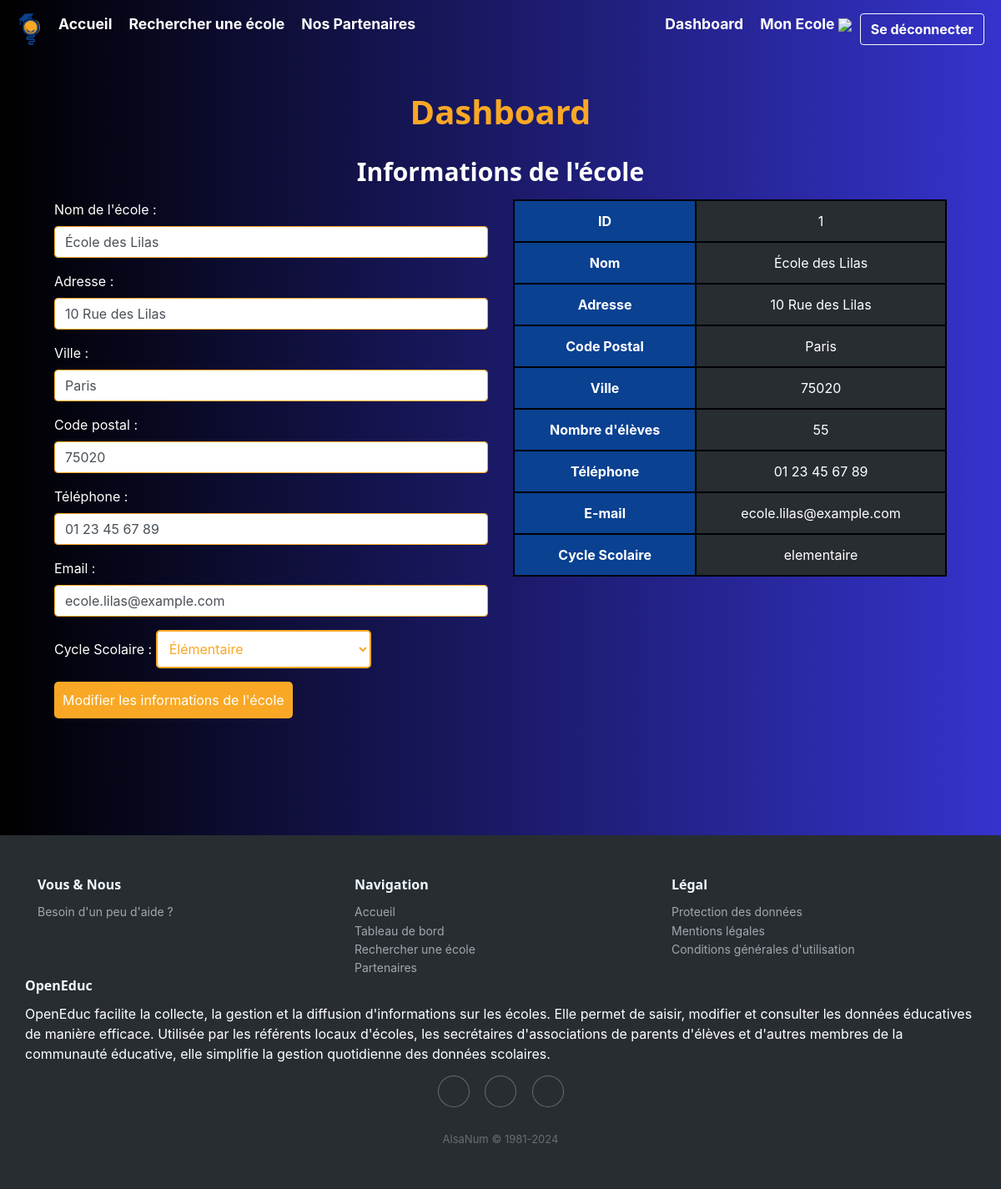
/dashboard/ecole (signed in), run on the app's committed database.
### tables this page shows
CREATE TABLE Ecole (
idEcole INTEGER PRIMARY KEY,
nomEcole VARCHAR(255),
Adresse VARCHAR(255),
Ville VARCHAR(288),
CodePostal VARCHAR(10),
nbEleves INT,
Telephone VARCHAR(15),
Email VARCHAR(255),
cycleScolaire TEXT CHECK( cycleScolaire IN ('maternelle','elementaire','college','lycee') )
);

### main.py (the view)
@app.route("/dashboard/ecole", methods=["POST", "GET"])
def referentEcole() :
    username = session.get("username")
    statut = session.get("statut")
    id = session.get('id')
    if request.method == "POST":
        conn = sqlite3.connect(bdd_name).cursor().execute("""
                                                        SELECT Ecole.idEcole
                                                        FROM Ecole, Utilisateur
                                                        WHERE Ecole.idEcole = Utilisateur.idEcole AND idUtilisateur=?
                                                        """, (id,) )
        MonEcoleID = conn.fetchall()[0][0]
        print(MonEcoleID)
        data = request.form
        nomEcole = data.get('nom_ecole')
        adresse = data.get('adresse')
        ville = data.get('ville')
        codePostal = data.get('codePostal')
        telephone = data.get('telephone')
        email = data.get('email')
        cycleScolaire = data.get('cycleScolaire')
        update_ecole(MonEcoleID, nomEcole, adresse, ville, codePostal, None, telephone, email, cycleScolaire)
        return redirect(request.url)
    else:
        if username is not None and statut == 0 :
            conn = sqlite3.connect(bdd_name).cursor().execute("""
                                                            SELECT Ecole.idEcole, nomEcole, Adresse, Ville, CodePostal, nbEleves, Telephone, Email, cycleScolaire
                                                            FROM Ecole, Utilisateur WHERE Ecole.idEcole = Utilisateur.idEcole AND idUtilisateur=?
                                                            """, (id,) )
            monEcole = conn.fetchall()[0]
            conn = sqlite3.connect(bdd_name).cursor().execute('SELECT SUM(Effectif) FROM Classe')
            nbEleves = conn.fetchall()[0][0]
            conn.close()
            return render_template("views/dashboard/referentEcole.html",
                                monEcole = monEcole,
                                nbEleves = nbEleves)
        return redirect(url_for('dashboard'))

### templates/views/dashboard/referentEcole.html (shortened to what this page needs)
{% extends "base.html" %}
{% block css %}<link rel="stylesheet" href="{{ url_for('static', filename='css/dashboard.css') }}"></link>{% endblock %}
{% block content %}
<h1>Dashboard</h1>
<h2>Informations de l'école</h2>
<div class="container">
    <div class="row">
        <div class="col">
            <form action="{{ url_for('referentEcole') }}" method="POST">
                <div class="form-group">
                    <label for="nom_ecole">Nom de l'école :</label>
                    <input  class="form-control" type="text" id="nom_ecole" name="nom_ecole" value="{{ monEcole[1] }}" required>
                </div>
                <div class="form-group">
                    <label for="adresse">Adresse :</label>
                    <input class="form-control" type="text" id="adresse" name="adresse" value="{{ monEcole[2] }}" required>
                </div>
                <div class="form-group">
                    <label for="ville">Ville :</label>
                    <input class="form-control" type="text"id="ville" name="ville" value="{{ monEcole[3] }}" required>
                </div>
                <div class="form-group">
                    <label for="codePostal">Code postal :</label>
                    <input class="form-control" type="text"id="codePostal" name="codePostal" value="{{ monEcole[4] }}" required>
                </div>
                <div class="form-group">
                    <label for="telephone">Téléphone :</label>
                    <input class="form-control" type="text"id="telephone" name="telephone" value="{{ monEcole[6] }}" required>
                </div>
                <div class="form-group">
                    <label for="email">Email :</label>
                    <input class="form-control" type="text" id="email" name="email" value="{{ monEcole[7] }}" required>
                </div>
                <div class="form-group">
                    <label for="cycleScolaire">Cycle Scolaire :</label>
                    <select name="cycleScolaire" id="cycleScolaire" style="width: max-content">
                        {% if monEcole[8] == 'maternelle' %}
                        <option value="" disabled aria-required="true">Choisissez un cycle scolaire</option>
                        <option selected value="maternelle">Maternelle</option>
                        <option value="elementaire">Élémentaire</option>
                        <option value="college">Collège</option>
                        <option value="lycee">Lycée</option>
                        {% elif monEcole[8] == 'elementaire' %}
                        <option value="elementaire" selected>Élémentaire</option>
                        {% elif monEcole[8] == 'college' %}
                        <option value="" disabled aria-required="true">Choisissez un cycle scolaire</option>
                        <option value="maternelle">Maternelle</option>
                        <option value="elementaire">Élémentaire</option>
                        <option selected value="college">Collège</option>
                        <option value="lycee">Lycée</option>
                        {% elif monEcole[8] == 'lycee' %}
                        <option value="" disabled aria-required="true">Choisissez un cycle scolaire</option>
                        <option value="maternelle">Maternelle</option>
                        <option value="elementaire">Élémentaire</option>
                        <option value="college">Collège</option>
                        <option selected value="lycee">Lycée</option>
                        {% else %}
                        <option selected value="" disabled aria-required="true">Choisissez un cycle scolaire</option>
                        <option value="maternelle">Maternelle</option>
                        <option value="elementaire">Élémentaire</option>
                        <option value="college">Collège</option>
                        <option value="lycee">Lycée</option>
                        {% endif %}
                    </select>
                </div>
                <input type="submit" value="Modifier les informations de l'école" style="width: max-content;">
            </form>
        </div>
        <div class="col">
            <table class="table is-fullwidth" style="border: 2px solid #000; border-collapse: collapse;">
                <tbody>
                    <tr>
                        <th style="border: 2px solid #000;">ID</th>
                        <td style="border: 2px solid #000;">{{ monEcole[0] }}</td>
                    </tr>
                    <tr>
                        <th style="border: 2px solid #000;">Nom</th>
                        <td style="border: 2px solid #000;">{{ monEcole[1] }}</td>
                    </tr>
                    <tr>
                        <th style="border: 2px solid #000;">Adresse</th>
                        <td style="border: 2px solid #000;">{{ monEcole[2] }}</td>
                    </tr>
                    <tr>
                        <th style="border: 2px solid #000;">Code Postal</th>
                        <td style="border: 2px solid #000;">{{ monEcole[3] }}</td>
                    </tr>
                    <tr>
                        <th style="border: 2px solid #000;">Ville</th>
                        <td style="border: 2px solid #000;">{{ monEcole[4] }}</td>
                    </tr>
                    <tr>
                        <th style="border: 2px solid #000;">Nombre d'élèves</th>
                        <td style="border: 2px solid #000;">{{ monEcole[5] }}</td>
                    </tr>
                    <tr>
                        <th style="border: 2px solid #000;">Téléphone</th>
                        <td style="border: 2px solid #000;">{{ monEcole[6] }}</td>
                    </tr>
                    <tr>
                        <th style="border: 2px solid #000;">E-mail</th>
                        <td style="border: 2px solid #000;">{{ monEcole[7] }}</td>
                    <tr>
                        <th style="border: 2px solid #000;">Cycle Scolaire</th>
                        <td style="border: 2px solid #000;">{{ monEcole[8] }}</td>
                    </tr>
                </tbody>
            </table>
        </div>
    </div>
</div>
{% endblock %}

### static/css/style.css (style rules this page uses)
body { margin: 0; background: rgb(0,0,0); background: linear-gradient(90deg, rgba(0,0,0,1) 0%, rgba(53,51,205,1) 100%); color: white; }
h1,h2 { text-align: center; }
h1 { font-size: 40px; margin-bottom: 20px; color: #F9A825; font-weight: bold; font-family: 'Segoe UI', Tahoma, Geneva, Verdana, sans-serif; }
h2 { font-size: 30px; margin-top: 30px; margin-bottom: 15px; color: white; font-weight: bold; font-family: 'Segoe UI', Tahoma, Geneva, Verdana, sans-serif; }
label { color: white; }
select { width: 30%; padding: 10px; color: #F9A825; background-color: white; border: solid; border-color: #F9A825; border-width: 2px; border-radius: 5px; cursor: pointer; transition: background-color 0.3s ease; }
table { border: 2px solid #000; border-collapse: collapse; text-align: center; color: white; }
tr { background-color: #282d32; }
th { background-color: #0A4191; }
td, th { border: 2px solid #000; }
input[type="button"], input[type="submit"], input[type="checkbox"], form[type="button"] { width: 10%; padding: 10px; background-color: #F9A825; color: #fff; border: none; border-radius: 5px; cursor: pointer; transition: background-color 0.3s ease; }
input[type="text"], input[type="email"], input[type="password"] { border-color: #F9A825; }

### static/css/dashboard.css (style rules this page uses)
.table { margin-bottom: 0; }

### data on the page
Ecole: nom_ecole "École des Lilas", adresse "10 Rue des Lilas", ville "Paris", codePostal "75020", telephone "01 23 45 67 89", email "ecole.lilas@example.com", cycleScolaire "Élémentaire", idEcole "1", nomEcole "École des Lilas", Adresse "10 Rue des Lilas", Ville "Paris", CodePostal "75020", nbEleves "55", Telephone "01 23 45 67 89", Email "ecole.lilas@example.com", cycleScolaire "elementaire"
